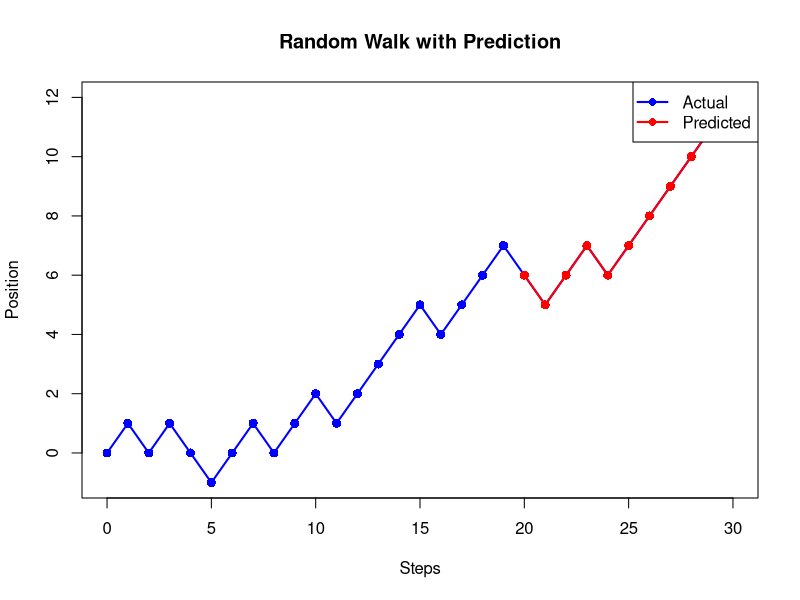
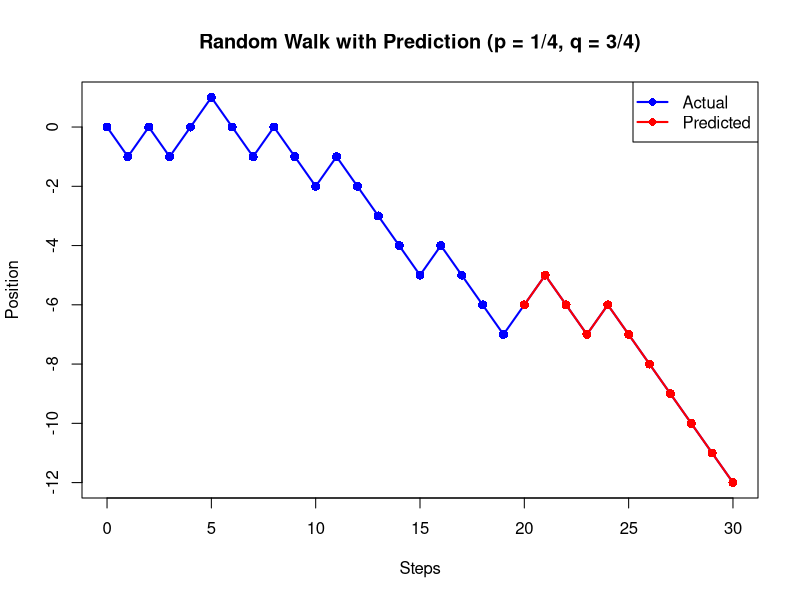
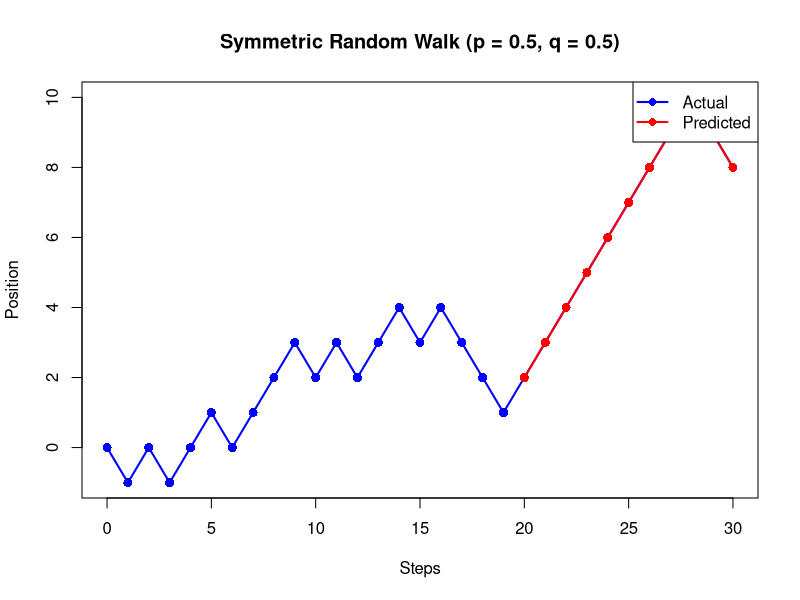

Here is the R script that generated these plots, in order:
## ---- chunk 1
set.seed(123)  

# Parameters
n_actual <- 20
n_predict <- 10
p <- 3/4  # Probability of moving up
q <- 1 - p  # Probability of moving down

# Generate actual random walk
steps_actual <- sample(c(1, -1), size = n_actual, replace = TRUE, prob = c(p, q))
position_actual <- cumsum(c(0, steps_actual))  # Cumulative sum

# Predict future steps
steps_predict <- sample(c(1, -1), size = n_predict, replace = TRUE, prob = c(p, q))
position_predict <- cumsum(c(position_actual[length(position_actual)], steps_predict))

# Combine for plotting
total_steps <- c(position_actual, position_predict[-1])

# Plot
plot(0:(n_actual + n_predict), total_steps, type = "l", col = "blue", lwd = 2,
     xlab = "Steps", ylab = "Position", main = "Random Walk with Prediction")

# Add points for actual steps
points(0:n_actual, position_actual, col = "blue", pch = 16, cex = 1.2)

# Add predicted steps
lines(n_actual:(n_actual + n_predict), total_steps[(n_actual + 1):length(total_steps)], col = "red", lwd = 2)
points(n_actual:(n_actual + n_predict), total_steps[(n_actual + 1):length(total_steps)], col = "red", pch = 16, cex = 1.2)

# Add legend
legend("topright", legend = c("Actual", "Predicted"), col = c("blue", "red"), lwd = 2, pch = 16)

## ---- chunk 2
set.seed(123)  

# Parameters
n_actual <- 20
n_predict <- 10
p <- 1/4  # Probability of moving up
q <- 3/4  # Probability of moving down

# Generate actual random walk
steps_actual <- sample(c(1, -1), size = n_actual, replace = TRUE, prob = c(p, q))
position_actual <- cumsum(c(0, steps_actual))  # Cumulative sum

# Predict future steps
steps_predict <- sample(c(1, -1), size = n_predict, replace = TRUE, prob = c(p, q))
position_predict <- cumsum(c(position_actual[length(position_actual)], steps_predict))

# Combine for plotting
total_steps <- c(position_actual, position_predict[-1])

# Plot
plot(0:(n_actual + n_predict), total_steps, type = "l", col = "blue", lwd = 2,
     xlab = "Steps", ylab = "Position", main = "Random Walk with Prediction (p = 1/4, q = 3/4)")

# Add points for actual steps
points(0:n_actual, position_actual, col = "blue", pch = 16, cex = 1.2)

# Add predicted steps
lines(n_actual:(n_actual + n_predict), total_steps[(n_actual + 1):length(total_steps)], col = "red", lwd = 2)
points(n_actual:(n_actual + n_predict), total_steps[(n_actual + 1):length(total_steps)], col = "red", pch = 16, cex = 1.2)

# Add legend
legend("topright", legend = c("Actual", "Predicted"), col = c("blue", "red"), lwd = 2, pch = 16)

## ---- chunk 3
set.seed(123)  # Different seed for a different random walk

# Parameters
n_actual <- 20
n_predict <- 10
p <- 0.5  # Probability of moving up
q <- 0.5  # Probability of moving down

# Generate actual random walk
steps_actual <- sample(c(1, -1), size = n_actual, replace = TRUE, prob = c(p, q))
position_actual <- cumsum(c(0, steps_actual))  # Cumulative sum

# Predict future steps
steps_predict <- sample(c(1, -1), size = n_predict, replace = TRUE, prob = c(p, q))
position_predict <- cumsum(c(position_actual[length(position_actual)], steps_predict))

# Combine for plotting
total_steps <- c(position_actual, position_predict[-1])

# Plot
plot(0:(n_actual + n_predict), total_steps, type = "l", col = "blue", lwd = 2,
     xlab = "Steps", ylab = "Position", main = "Symmetric Random Walk (p = 0.5, q = 0.5)")

# Add points for actual steps
points(0:n_actual, position_actual, col = "blue", pch = 16, cex = 1.2)

# Add predicted steps
lines(n_actual:(n_actual + n_predict), total_steps[(n_actual + 1):length(total_steps)], col = "red", lwd = 2)
points(n_actual:(n_actual + n_predict), total_steps[(n_actual + 1):length(total_steps)], col = "red", pch = 16, cex = 1.2)

# Add legend
legend("topright", legend = c("Actual", "Predicted"), col = c("blue", "red"), lwd = 2, pch = 16)

